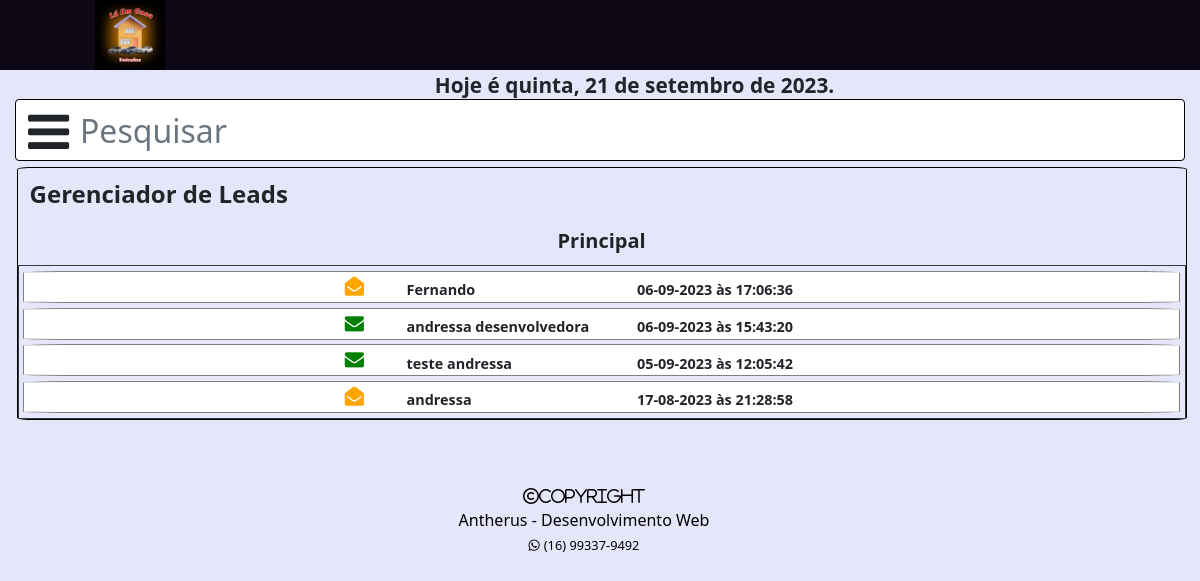
The page /dashboard/ (signed in) on the database its author committed.
### lp/models.py (models this page shows, shortened)
class Leads(models.Model):
    nome_leads = models.CharField(max_length=30)
    whatsapp = models.CharField(max_length=13)
    status_aberto = models.CharField(max_length=20)
    status_leads = models.CharField(max_length=8)
    data_recebimento = models.CharField(max_length=50)
    ultimo_user = models.CharField(max_length=30)

### lp/views.py (the view)
# urls.py: path('dashboard/', views.dashboard, name='dashboard'),
@login_required
def dashboard(request):
    leads = Leads.objects.all().order_by('-data_recebimento')
    leads_novos = Leads.objects.filter(status_aberto='fa-envelope')
    leads_abertos = Leads.objects.filter(status_aberto='fa-envelope-open')
    perfil_user = Perfil.objects.last()
    return render(request, 'site/dashboard.html', {'leads': leads,
                                                   'perfil_user': perfil_user,
                                                   'leads_novos': leads_novos,
                                                   'leads_abertos': leads_abertos})

### lp/templates/site/dashboard.html (shortened to what this page needs)
<!DOCTYPE html>
{% load static %}
<html>
<head>
	<link rel="stylesheet" href="https://stackpath.bootstrapcdn.com/bootstrap/4.5.2/css/bootstrap.min.css">
     <link rel="stylesheet" href="fontawesome/css/all.css">
     <link href="https://cdnjs.cloudflare.com/ajax/libs/font-awesome/4.7.0/css/font-awesome.css" rel="stylesheet" />
	 <link rel="stylesheet" type="text/css" href="{% static 'css/estilo-dashboard.css' %}">
</head>
<body >
	<div class="container-fluid ">
		<header id="header">
			<img src="{% static 'img/logo-marca-5.png' %}" id="img-logo">
		</header>
		<div id="header-dashboard" class="text-center">
				<div id="data-hora-header" ></div>
		</div>
			<nav id="navegacao">
				<div id="pesquisa">
						<form method="GET" class="" id="form-pesquisa">
								<i class="fa fa-bars menu-hamburguer-closed btn" data-toggle="collapse" data-target="#menu-deslizante" id="menu-hamburguer" aria-hidden="true"></i>
								<input type="text" name="barra-pesquisa" id="barra-pesquisa" class="barra-pesquisa-closed form-control" placeholder="Pesquisar">
						</form>
				</div>
			</nav>
		<div id="dashboard">
				<h4 id="header-leads-board" class="text-left m-1 p-2">Gerenciador de Leads</h4>
				<h5 id="sub-header-leads-board" class="text-center m-1 p-2">Principal</h5>
			<div id="leads-board" class="border border-dark">
				{% for leads in leads %}
				<div class=" leads" id="leads-{{leads.pk}}" data-target="#leadsModal-{{leads.pk}}"    >
					<div id="envelope">
						<i class="fa {{leads.status_aberto}} envelope-leads leads-novo"  aria-hidden="true"></i>
					</div>
					<div id="remetente">{{leads.nome_leads|slice:':30'}}</div>
					<div id="data-horario" class="text-left">{{leads.data_recebimento|slice:"8:10"}}-{{leads.data_recebimento|slice:"5:7"}}-{{leads.data_recebimento|slice:"0:4"}} às{{leads.data_recebimento|slice:"10:19"}}</div>
				</div>
				{% endfor %}
			</div>
		</div>
		<footer >
			<i class="fa fa-copyright text-center" aria-hidden="true">Copyright</i>
			<div>Antherus - Desenvolvimento Web</div>
			<small><i class="fa fa-whatsapp mr-1" aria-hidden="true"></i><span>(16) 99337-9492</span></small>
		</footer>
	</div>
</body>
</html>

### lp/static/css/estilo-dashboard.css (style rules this page uses)
* { margin: 0; padding: 0; box-sizing: border-box; }
@media (min-width: 1025.00px) and (max-width:  1440.98px) { body { margin: 0 ; padding: 0; overflow-x: hidden; font-family:Noto Sans, sans-serif; background: lavender; min-height: 2000px; } }
@media (min-width: 1025.00px) and (max-width:  1440.98px) { html { overflow-x: hidden; } }
@media (min-width: 1025.00px) and (max-width:  1440.98px) { .container-fluid { max-width:100%; } }
@media (min-width: 1025.00px) and (max-width:  1440.98px) { #header { width:120%; background: #0E0816; position: relative; left:-5em; } }
@media (min-width: 1025.00px) and (max-width:  1440.98px) { #img-logo { max-width:300px; max-height: 70px; position: relative; left:10em; } }
@media (min-width: 1025.00px) and (max-width:  1440.98px) { #data-hora-header { max-width: 420px; position: relative; left:35%; font-size: 1.3em; font-weight: 600; } }
@media (min-width: 1025.00px) and (max-width:  1440.98px) { #navegacao { width: 100%; position: relative; left:0em; } }
@media (min-width: 1025.00px) and (max-width:  1440.98px) { #pesquisa { max-height: 50px; } }
@media (min-width: 1025.00px) and (max-width:  1440.98px) { #barra-pesquisa { min-width: 100%; padding-left:2em; position: relative; left:0; top:-2em; min-height: 50px; z-index: 0; font-size: 2em; } }
@media (min-width: 1025.00px) and (max-width:  1440.98px) { .form-control { border:1px solid black; } }
@media (min-width: 1025.00px) and (max-width:  1440.98px) { #menu-hamburguer { position: relative; top: 0em; left: 0em; font-size: 3em; z-index: 1; } }
@media (min-width: 1025.00px) and (max-width:  1440.98px) { #dashboard { border:1px solid black; border-radius:1%; min-width: 65%; position: relative; top: 1em; left: 0.1em; } }
@media (min-width: 1025.00px) and (max-width:  1440.98px) { #leads-board { overflow-x: scroll; max-height: 500px; } }
@media (min-width: 1025.00px) and (max-width:  1440.98px) { #header-leads-board { font-weight: 800; } }
@media (min-width: 1025.00px) and (max-width:  1440.98px) { #sub-header-leads-board { font-weight: 700; } }
@media (min-width: 1025.00px) and (max-width:  1440.98px) { .leads { background: white; max-width: 100%; max-height: 2em; position: relative; left: 0em; margin: 0.3em; border:1px solid gray; border-radius: 5%; padding-left:25%; } }
@media (min-width: 1025.00px) and (max-width:  1440.98px) { .leads-novo { color: green; } }
@media (min-width: 1025.00px) and (max-width:  1440.98px) { .fa-envelope-open { color: orange; } }
@media (min-width: 1025.00px) and (max-width:  1440.98px) { #envelope { position: relative; top:0em; left: 1.5em; border-radius: 5%; font-size: 1.2em; } }
@media (min-width: 1025.00px) and (max-width:  1440.98px) { #remetente { max-width: 180px; position: relative; top:-1.5em; left:6em; padding-left: 0.3em; font-size: 0.9em; white-space: nowrap; font-weight: 700; } }
@media (min-width: 1025.00px) and (max-width:  1440.98px) { #data-horario { max-width: 140px; position: relative; top:-3em; left:22em; padding-left: 0.3em; font-size: 0.9em; white-space: nowrap; font-weight: 700; } }
@media (min-width: 1025.00px) and (max-width:  1440.98px) { footer { position: relative; left:-1em; top:5em; text-align: center; color:black; } }

### rows shown on the page
Leads: nome_leads "Fernando", data_recebimento "06", data_recebimento "09", data_recebimento "2023", data_recebimento "17:06:36"
Leads: nome_leads "andressa desenvolvedora", data_recebimento "06", data_recebimento "09", data_recebimento "2023", data_recebimento "15:43:20"
Leads: nome_leads "teste andressa", data_recebimento "05", data_recebimento "09", data_recebimento "2023", data_recebimento "12:05:42"
Leads: nome_leads "andressa", data_recebimento "17", data_recebimento "08", data_recebimento "2023", data_recebimento "21:28:58"
